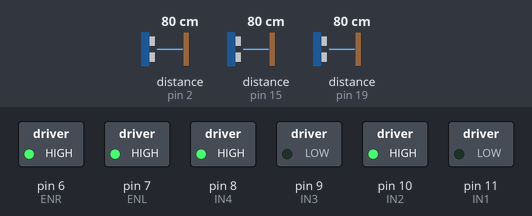
Bench run of a sketch on a simulated Arduino Uno, built with avr-gcc and run on an emulated ATmega328P. Parts: switched loads named in the sketch (green lamp = pin HIGH). The inputs (shaded band) are chosen by the test bench; at power-on: distance to the obstacle (sensors on pin 2, pin 19, pin 15) 80 cm. The echo pulse lasts 58.3 µs per cm; what the sketch prints to the serial monitor is not drawn.

Above: at 1.2 s.
1.3 s: distance to the obstacle (sensor on pin 2) set to 35 cm
4.3 s: distance to the obstacle (sensor on pin 19) set to 120 cm
7.3 s: distance to the obstacle (sensor on pin 15) set to 250 cm
10.3 s: distance to the obstacle (sensor on pin 2) set to 2 cm
13.3 s: distance to the obstacle (sensor on pin 15) set to 39 cm
14.8 s: distance to the obstacle (sensor on pin 15) set to 31 cm
At 15.31 s:
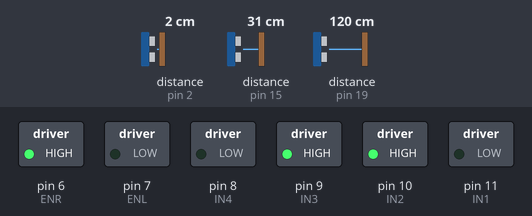
At 16.0 s:
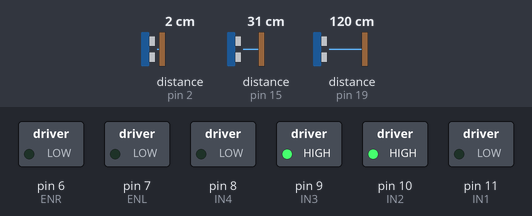
Timing chart, 0 to 18.8 s (numbered marks = the images above; inputs shaded):
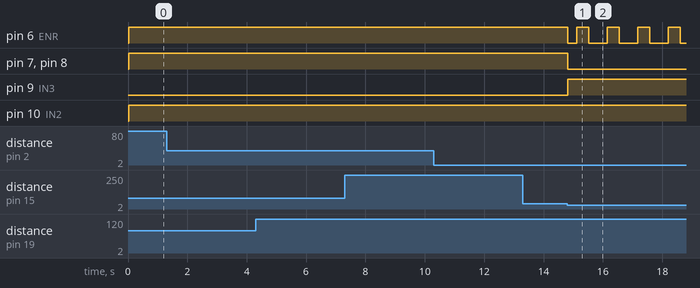

The sketch:

20240925.ino
```cpp
#include <NewPing.h>

#define MAX_DISTANCE 150            // Maximum distance (in cm) to ping.
#define WALL_GAP_DISTANCE 350       // mm 단위
#define WALL_GAP_DISTANCE_HALF 250  // mm 단위
#define MOTOR_PWM_OFFSET 10

#define FTRIGGER_PIN 3
#define FECHO_PIN 2
#define LTRIGGER_PIN 18
#define LECHO_PIN 19
#define RTRIGGER_PIN 14
#define RECHO_PIN 15

NewPing sonar_front(FTRIGGER_PIN, FECHO_PIN, MAX_DISTANCE);
NewPing sonar_left(LTRIGGER_PIN, LECHO_PIN, MAX_DISTANCE); // 좌측 센서
NewPing sonar_right(RTRIGGER_PIN, RECHO_PIN, MAX_DISTANCE); // 우측 센서

float front_sonar = 0.0;
float left_sonar = 0.0;
float right_sonar = 0.0;

#define ENR 6
#define IN1 11
#define IN2 10
#define IN3 9
#define IN4 8
#define ENL 7

int maze_status = 0;

void setup()
{
  pinMode(ENR, OUTPUT);
  pinMode(IN1, OUTPUT);
  pinMode(IN2, OUTPUT);
  pinMode(IN3, OUTPUT);
  pinMode(IN4, OUTPUT);
  pinMode(ENL, OUTPUT);
  Serial.begin(115200);   // 통신속도를 115200으로 설정
}

void motor_A_control(int direction_a, int motor_speed_a)
{
  if(direction_a == HIGH)
  {
    digitalWrite(IN1, LOW);
    digitalWrite(IN2, HIGH);
    analogWrite(ENR, motor_speed_a);
  }
  else
  {
    digitalWrite(IN1, HIGH);
    digitalWrite(IN2, LOW);
    analogWrite(ENR, motor_speed_a);
  }
}

void motor_B_control(int direction_b, int motor_speed_b)
{
  if(direction_b == HIGH)
  {
    digitalWrite(IN3, LOW);
    digitalWrite(IN4, HIGH);
    analogWrite(ENL, motor_speed_b);
  }
  else
  {
    digitalWrite(IN3, HIGH);
    digitalWrite(IN4, LOW);
    analogWrite(ENL, motor_speed_b);
  }
}

void check_maze_status(void)
{
  if((left_sonar >= 0) && (left_sonar <= WALL_GAP_DISTANCE) && (right_sonar >= 0) && (right_sonar <= WALL_GAP_DISTANCE) && (front_sonar >= 0) && (front_sonar <= WALL_GAP_DISTANCE_HALF))
  {
    maze_status = 4;
    Serial.println("maze_status = 4");
  }
  else if((left_sonar >= 0) && (left_sonar <= WALL_GAP_DISTANCE) && (right_sonar >= 0) && (right_sonar <= WALL_GAP_DISTANCE) && (front_sonar >= WALL_GAP_DISTANCE_HALF))
  {
    maze_status = 1;
    Serial.println("maze_status = 1");
  }
  else if((left_sonar >= 0) && (left_sonar <= WALL_GAP_DISTANCE) && (front_sonar >= 0) && (front_sonar <= WALL_GAP_DISTANCE_HALF))
  {
    maze_status = 2;
    Serial.println("maze_status = 2");
  }
  else if((right_sonar >= 0) && (right_sonar <= WALL_GAP_DISTANCE) && (front_sonar >= 0) && (front_sonar <= WALL_GAP_DISTANCE_HALF))
  {
    maze_status = 3;
    Serial.println("maze_status = 3");
  }
  else
  {
    maze_status = 0;
    Serial.println("maze_status = 0");
  }
}

void wall_collision_avoid(int base_speed)
{
  float error = 0.0;
  float Kp = 0.5; // Value to be adjusted later (how much to turn)
  int right_pwm = 0;
  int left_pwm = 0;
  error = (right_sonar - left_sonar); // Change here to prioritize avoiding obstacles on the left
  error = Kp * error;

  if(error >= 50) error = 50;
  if(error <= -50) error = -50;

  right_pwm = base_speed - error; // Change here to prioritize avoiding obstacles on the left
  left_pwm = base_speed + error;

  if(left_pwm <= 0) left_pwm = 0;
  if(right_pwm <= 0) right_pwm = 0;

  if(left_pwm >= 255) left_pwm = 255; // Increase maximum speed
  if(right_pwm >= 196) right_pwm = 200; // Increase maximum speed

  motor_A_control(HIGH, right_pwm); // Left forward
  motor_B_control(HIGH, left_pwm); // Right forward
}

void loop()
{
  front_sonar = sonar_front.ping_cm() * 10;
  left_sonar = sonar_left.ping_cm() * 10;
  right_sonar = sonar_right.ping_cm() * 10;

  if(front_sonar == 0.0) front_sonar = MAX_DISTANCE * 10;
  if(left_sonar == 0.0) left_sonar = MAX_DISTANCE * 10;
  if(right_sonar == 0.0) right_sonar = MAX_DISTANCE * 10;

  Serial.print("L: "); Serial.print(left_sonar); Serial.print(" ");
  Serial.print("F: "); Serial.print(front_sonar); Serial.print(" ");
  Serial.print("R: "); Serial.println(right_sonar);

  check_maze_status();

  if(maze_status == 4)
  {
    // Stop
    Serial.println("Rotate CCW");
    motor_A_control(HIGH, 0);
    motor_B_control(LOW, 0);
    delay(300); // Delay for 1 second

    // Rotate 180 degrees
    motor_A_control(HIGH, 225); // Left forward
    motor_B_control(LOW, 225); // Right reverse
    delay(698); // Delay for 1 second

    // Stop
    Serial.println("Rotate CCW");
    motor_A_control(HIGH, 0);
    motor_B_control(LOW, 0);
    delay(400); // Delay for 1 second

    // Go straight
    Serial.println("Go Straight");
    motor_A_control(HIGH, 255); // Increase speed for straight run
    motor_B_control(HIGH, 255); // Increase speed for straight run
  }

  if(maze_status == 1)
  {
    // Go straight
    Serial.println("Run straight");
    wall_collision_avoid(255);
  }

  else if(maze_status == 3)
  {
    // Stop
    Serial.println("Rotate CCW");
    motor_A_control(HIGH, 0);
    motor_B_control(LOW, 0);
    delay(300); // Delay for 1 second

    // Rotate 90 degrees to the left
    motor_A_control(HIGH, 255);
    motor_B_control(LOW, 90);
    delay(415); // Delay for 0.6 seconds

    // Stop
    motor_A_control(HIGH, 0);
    motor_B_control(LOW, 0);
    delay(300); // Delay for 1 second
  }

  else if(maze_status == 2)
  {
    // Stop
    Serial.println("Rotate CCW");
    motor_A_control(HIGH, 0);
    motor_B_control(LOW, 0);
    delay(300); // Delay for 1 second

    // Rotate 90 degrees to the right
    motor_A_control(LOW, 165);
    motor_B_control(HIGH, 225);
    delay(290); // Delay for 0.6 seconds

    // Stop
    motor_A_control(HIGH, 0);
    motor_B_control(LOW, 0);
    delay(300); // Delay for 1 second
  }

  else
  {
    // Go straight
    Serial.println("Go Straight");
    motor_A_control(HIGH, 255); // Increase speed for straight run
    motor_B_control(HIGH, 255); // Increase speed for straight run
  }
}
```

Measured:
- the behaviour switches between 36 and 35 cm on distance to the obstacle (sensor on pin 15) (found by bisection; images 0 and 1)
- after the input at 14.8 s, pin 6 (ENR): HIGH → LOW at once, then repeats every 1.0 s: HIGH 0.42 s, LOW 0.61 s; pin 7 (ENL), pin 8 (IN4): HIGH → LOW at once; pin 9 (IN3): LOW → HIGH at once
